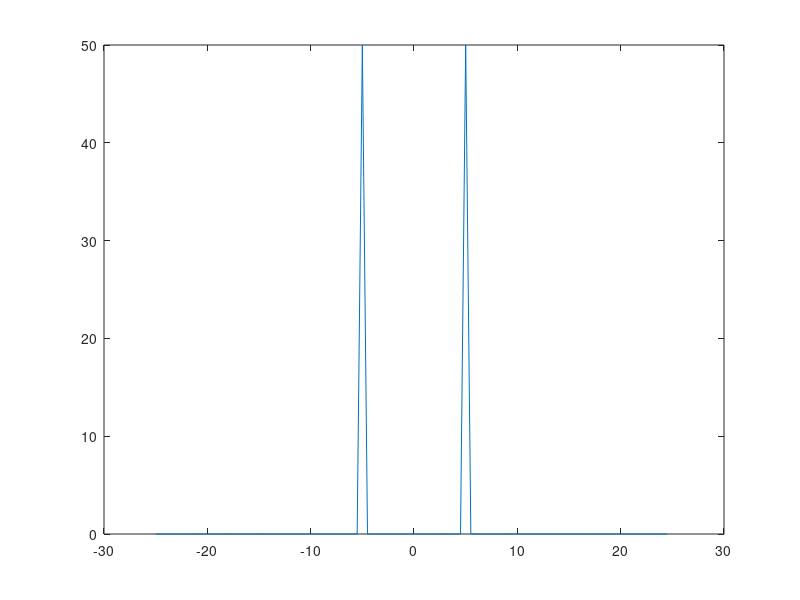

The MATLAB source for this figure:
t_start = -1;
t_end = 1;
fs = 50;
ts = 1/fs;
N = fs * 2;

t = t_start : ts : t_end - ts;
x1 = cos(10 * pi * t);

y = fftshift(fft(x1));
f = (-fs/2) : (fs/N) : (fs/2) - (fs/N);

figure;
plot(f, abs(y))